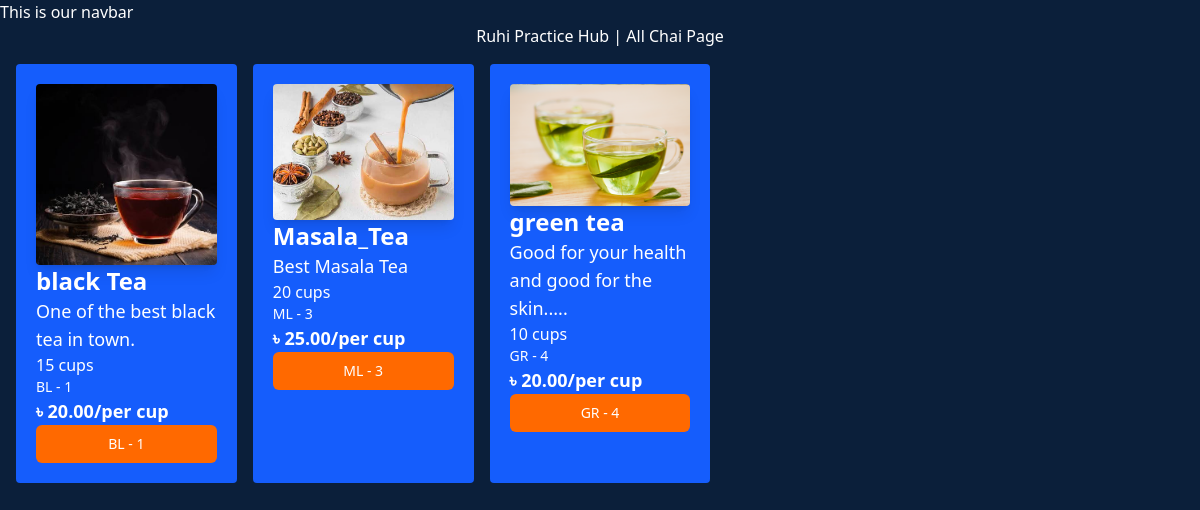
The app's page /chai/ with its own data.
### chai/models.py (models this page shows, shortened)
class ChaiVarity(models.Model):
    CHAI_TYPE_CHOICE = [
        ('ML', 'MASALA'),
        ('GR', 'GREEN'),
        ('BL', 'BLACK'),
        ('HE', 'HERBAL'),
    ]
    name = models.CharField(max_length=100)
    image = models.ImageField(upload_to='chai_images/')
    date = models.DateTimeField(default=timezone.now)
    type = models.CharField(max_length=2, choices=CHAI_TYPE_CHOICE)
    description = models.TextField(default='')
    numbers = models.IntegerField(default=0)
    price = models.DecimalField(max_digits=6, decimal_places=2, default=0.00)

### chai/views.py (the view)
# urls.py: path('', views.all_chai, name='all_chai'),
def all_chai(request):
    chais = ChaiVarity.objects.all()
    return render(request, 'chai/all_chai.html', {'chais': chais})

### chai/templates/chai/all_chai.html (shortened to what this page needs)
{% extends "layout.html" %}
{% block content %}
<div class="flex justify-center">
    <h1>Ruhi Practice Hub | All Chai Page</h1>
</div>
<div class="grid grid-cols-5 gap-4 m-4">
{% for chai in chais %}
    <div class="bg-blue-600 p-5 rounded">
        <img class="rounded shadow-lg" src="{{chai.image.url}}" alt="">
        <h2 class="text-2xl font-bold">{{chai.name}}</h2>
        <h3 class="text-lg">{{chai.description}}</h3>
        <p class="text-md">{{chai.numbers}} cups</p>
        <h3 class="text-sm">{{chai.type}} - {{chai.id}}</h3>
        <p class="text-lg font-bold">৳ {{chai.price}}/per cup</p>
        <a href="{% url 'chai_detail' chai.id %}">
            <button type="button" class = "inline-flex items-center w-[100%] justify-center px-4 py-2 border border-transparent text-sm font-medium rounded-md text-white bg-orange-500 hover:bg-orange-500 focus:outline-none focus:ring-2 focus:ring-offset-2 focus:ring-orange-500">
                {{chai.type}} - {{chai.id}}
            </button>
        </a>
    </div>
{% endfor %}
</div>
{% endblock content %}

### static/style.css (style rules this page uses)
body { background-color: #0b1f3a !important; color: white !important; }

### records on screen
ChaiVarity: image (picture), name "black Tea", description "One of the best black tea in town.", numbers "15", type "BL", id "1", price "20.00"
ChaiVarity: image (picture), name "Masala_Tea", description "Best Masala Tea", numbers "20", type "ML", id "3", price "25.00"
ChaiVarity: image (picture), name "green tea", description "Good for your health and good for the skin.....", numbers "10", type "GR", id "4", price "20.00"
